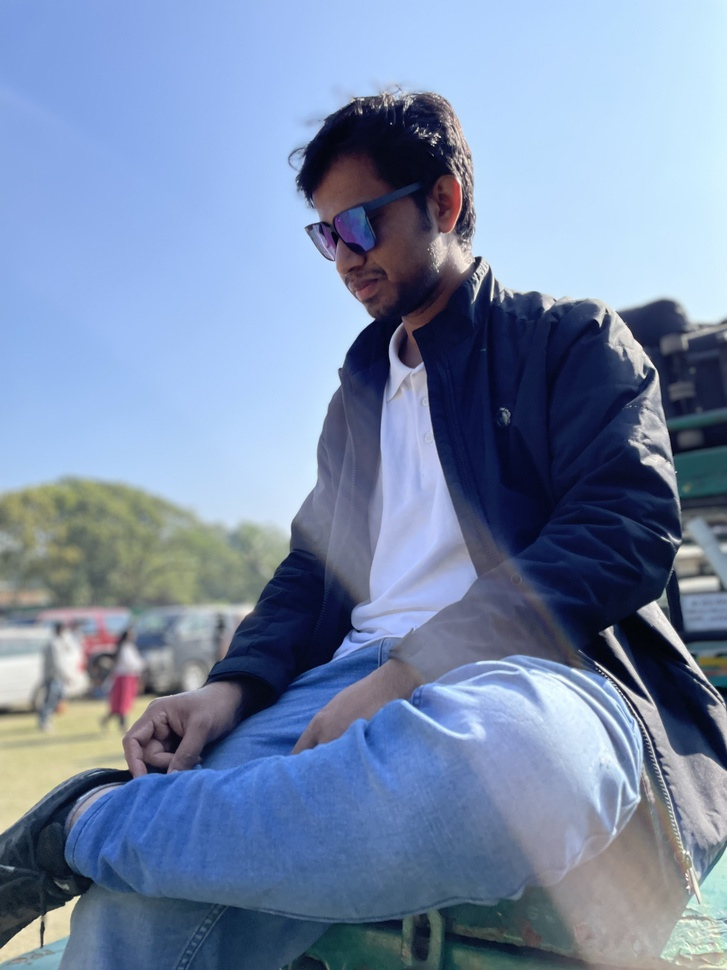
#> input picture images/input_samples/faisal_2.jpg, 727 x 970 px, shrunk from 3024 x 4032 before the run
$ python shuffling_deshuffling_images.py
#> lines starting #> are read from the running program, lines starting #| are printed output that depends on the picture
### generate_chaotic_map_sequence.py
def logistic_map(x0, l, N):
    """
    Generate a sequence S using the chaotic logistic map with initial parameters x0 and l.
    S = x1, x2, x3, ..., xN, where N is the size of the flattened input image.
    xn+1 = l * xn * (1 - xn)
    """
    S = [x0]
    for i in range(N - 1):
        xn = S[-1]
        xn1 = l * xn * (1 - xn)
        S.append(xn1)
    return S
# [7 lines that do not run on import are left out]

### shuffling_deshuffling_images.py
import cv2
import numpy as np
from generate_chaotic_map_sequence import logistic_map

def shuffle_image(image, S):
    """
    Shuffle the input image using a chaotic map generated in step 4.1.
    """
    N = image.shape[0]
    shuffling_matrix = np.zeros((N, N))
    for i in range(N):
        for j in range(N):
            shuffling_matrix[i][j] = int(S[i] * N)
    shuffled_image = np.zeros_like(image)
    for i in range(N):
        row = image[i]
        max_row = np.max(row)
        max_col = np.max(shuffling_matrix[i])
        if max_row > max_col:
            shifted_row = np.roll(row, int(-max_col))
        else:
            shifted_row = np.roll(row, int(max_col))
        shuffled_image[i] = shifted_row
    return shuffled_image

def deshuffle_image(image, S):
    """
    Deshuffle the input image using a chaotic map generated in step 4.1.
    """
    N = image.shape[0]
    shuffling_matrix = np.zeros((N, N))
    for i in range(N):
        for j in range(N):
            shuffling_matrix[i][j] = int(S[i] * N)
    deshuffled_image = np.zeros_like(image)
    for i in range(N):
        row = image[i]
        max_row = np.max(row)
        max_col = np.max(shuffling_matrix[i])
        if max_row > max_col:
            shifted_row = np.roll(row, int(max_col))
        else:
            shifted_row = np.roll(row, int(-max_col))
        deshuffled_image[i] = shifted_row
    return deshuffled_image

def image_shuffling_deshuffling_generation(input_image_path, output_shuffle_image_path, output_deshuffle_image_path):

    # read input image
#> called with input_image_path = 'images/input_samples/faisal_2.jpg'
    image = cv2.imread(input_image_path, 0)
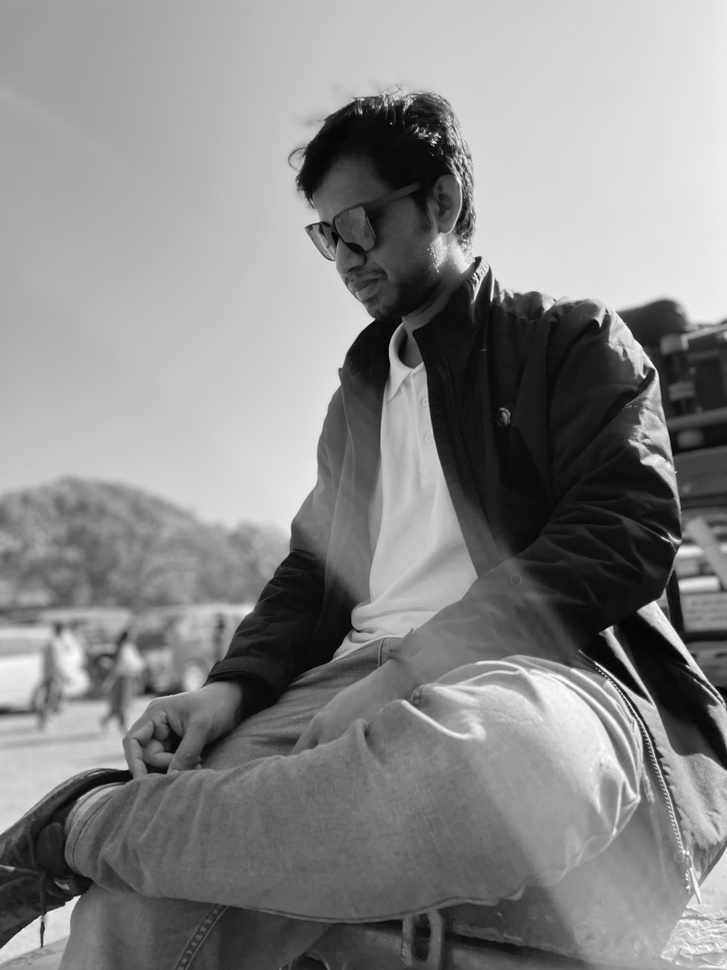
#> image: shape (970, 727); min 1, max 255, mean 135.3
    print('image shape: ', image.shape)
#| image shape:  (970, 727)

    # generate chaotic sequence
    S = logistic_map(x0=0.5, l=3.9, N=image.shape[0] * image.shape[1])
    print('chaotic sequence shape: ', len(S))
#| chaotic sequence shape:  705190

    # shuffle the image
    shuffled_image = shuffle_image(image, S)
#> after the loop in shuffle_image, `for i in range(N):`:
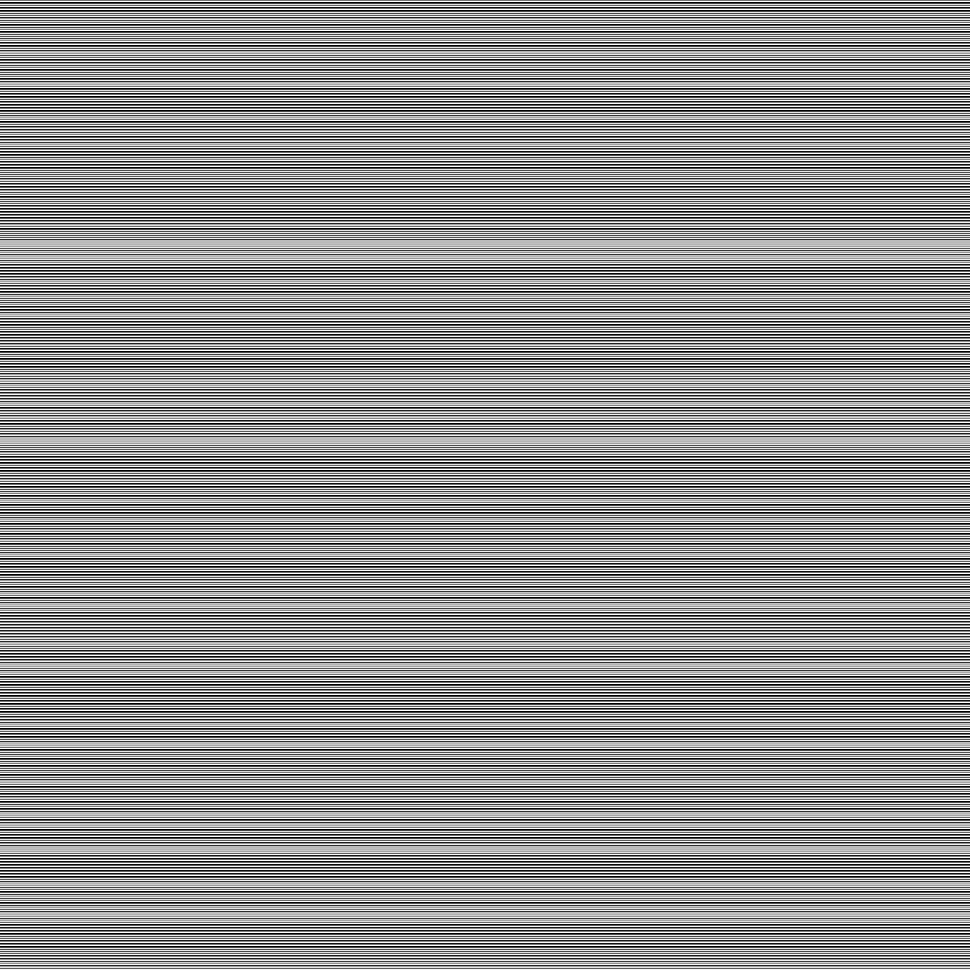
#> shuffling_matrix: shape (970, 970) float64; min 92, max 945, mean 572.1; drawn with min black and max white
#> the loop in shuffle_image, `for i in range(N):` made 970 passes
#> max_row on passes 1 to 3: 235, 234, 234
#> after the loop in shuffle_image, `for i in range(N):`:
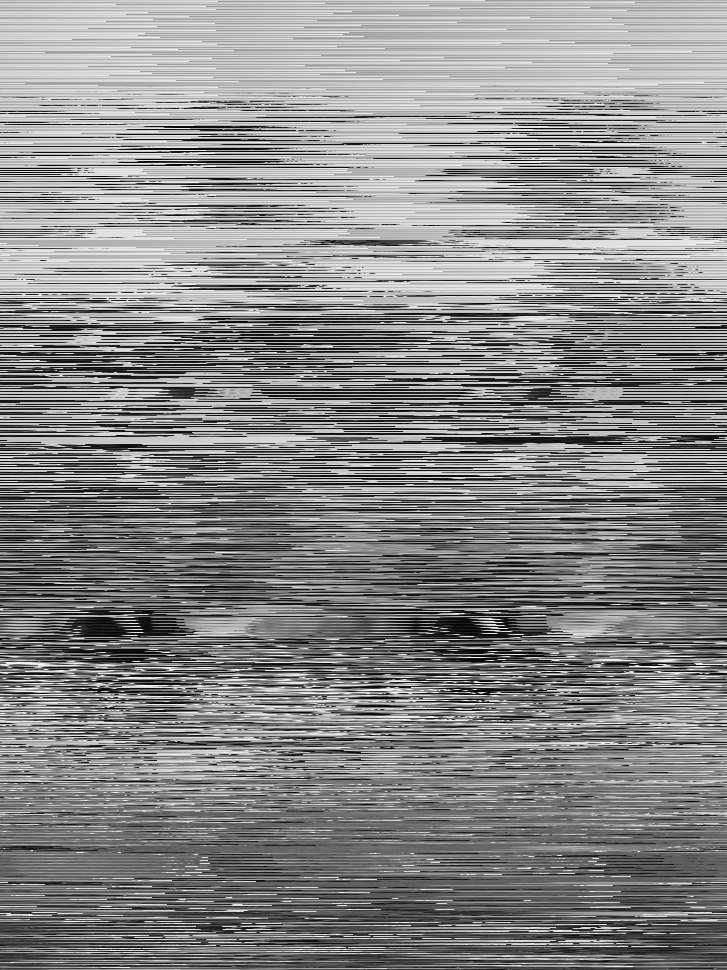
#> shuffled_image: shape (970, 727); min 1, max 255, mean 135.3
    cv2.imshow('input image', image)
    cv2.imshow('shuffled_image', shuffled_image)
    cv2.imwrite(output_shuffle_image_path, shuffled_image)

    # deshuffle the image
    deshuffled_image = deshuffle_image(shuffled_image, S)
#> the loop in deshuffle_image, `for i in range(N):` made 970 passes
    cv2.imshow('deshuffled_image', deshuffled_image)
    cv2.imwrite(output_deshuffle_image_path, deshuffled_image)

    cv2.waitKey()
    cv2.destroyAllWindows()

if __name__=='__main__':

    input_image_path = 'images/input_samples/faisal_2.jpg'
    output_shuffle_image_path = 'images/shuffled_deshuffled_image/faisal_2_shuffled_image.png'
    output_deshuffle_image_path = 'images/shuffled_deshuffled_image/faisal_2_deshuffled_image.png'
    image_shuffling_deshuffling_generation(input_image_path, output_shuffle_image_path, output_deshuffle_image_path)

$ run again, with images/input_samples/faisal.jpg copied over images/input_samples/faisal_2.jpg
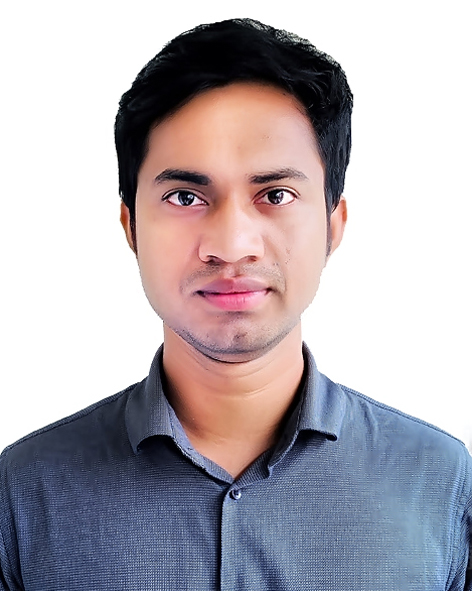
#> input picture images/input_samples/faisal.jpg, 472 x 591 px
#| image shape:  (591, 472)
#| chaotic sequence shape:  278952
#> after the loop in shuffle_image, `for i in range(N):`:
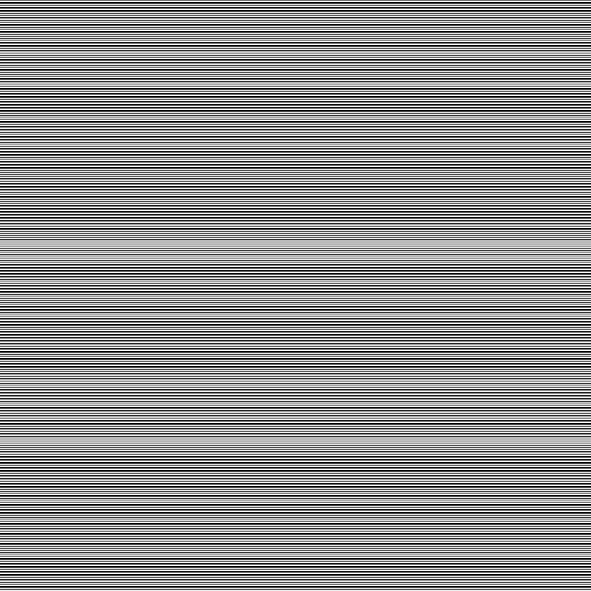
#> shuffling_matrix: shape (591, 591) float64; min 56, max 576, mean 347.4; drawn with min black and max white
#> after the loop in shuffle_image, `for i in range(N):`:
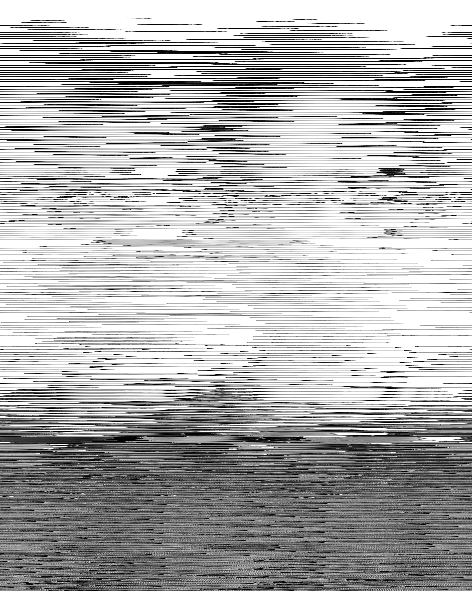
#> shuffled_image: shape (591, 472); min 0, max 255, mean 175.3

$ run again, with images/input_samples/4.1.01.tiff saved as images/input_samples/faisal_2.jpg
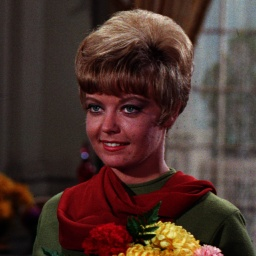
#> input picture images/input_samples/4.1.01.tiff, 256 x 256 px
#| image shape:  (256, 256)
#| chaotic sequence shape:  65536
#> after the loop in shuffle_image, `for i in range(N):`:
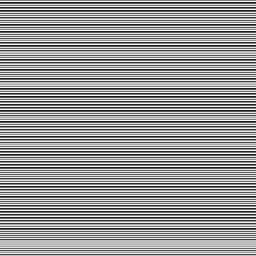
#> shuffling_matrix: shape (256, 256) float64; min 24, max 249, mean 149.8
#> the loop in shuffle_image, `for i in range(N):` made 256 passes
#> max_row on passes 1 to 3: 161, 155, 156
#> after the loop in shuffle_image, `for i in range(N):`:
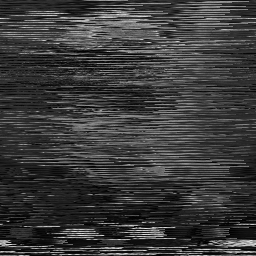
#> shuffled_image: shape (256, 256); min 0, max 236, mean 58.8
#> the loop in deshuffle_image, `for i in range(N):` made 256 passes
